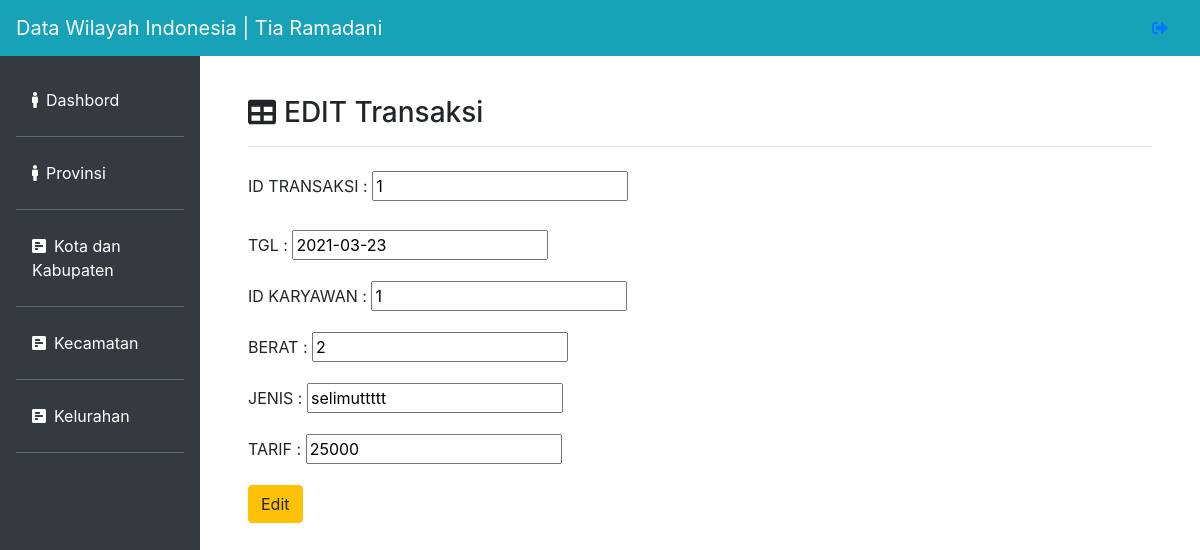
/edittransaksi.php?id_transaksi=1, run on the app's committed database.
### tables this page shows
CREATE TABLE `transaksi` (
  `id_transaksi` int(11) NOT NULL,
  `tgl` date NOT NULL,
  `id_karyawan` int(11) NOT NULL,
  `berat` int(11) NOT NULL,
  `jenis` varchar(50) NOT NULL,
  `tarif` int(11) NOT NULL,
  `total` int(11) NOT NULL
);

### edittransaksi.php (the view, shortened to what this page needs)
<?php
include"koneksidatabase.php";
?>
<?php
include"header.php";
 ?>
<?php
  $id_transaksi=$_GET["id_transaksi"];
  $query=mysqli_query($koneksi,"SELECT * FROM transaksi WHERE id_transaksi=$id_transaksi");
   $data=mysqli_fetch_array($query);
?>
<div class="col-md-10 p-5 pt-2">
    <h3> <i class="fas fa-table mr-2"></i></i>EDIT Transaksi</h3><hr>
         <form action="prosesedittransaksi.php" method="post">
         <div class="form-group mt-3 pt-2">
				    <label for="">ID TRANSAKSI : </label>
				    <input type="text" name="id_transaksi" value="<?=$data['id_transaksi'];?>" id="">
				  </div>
            <div class="form-group mt-3 pt-2">
				    <label for="tgl">TGL  : </label>
				    <input type="text" name="tgl" value="<?=$data['tgl'];?>" id="">
				  </div>
                  <div class="form-group">
				    <label for="no_telp mt-6 pt-2">ID KARYAWAN  : </label>
				    <input type="text" name="id_karyawan" value="<?=$data['id_karyawan'];?>" >
				  </div>
                  <div class="form-group">
				    <label for="no_telp mt-6 pt-2">BERAT  : </label>
				    <input type="text" name="berat" value="<?=$data['berat'];?>" >
				  </div>
                  <div class="form-group">
				    <label for="no_telp mt-6 pt-2">JENIS  : </label>
				    <input type="text" name="jenis" value="<?=$data['jenis'];?>" >
				  </div>
                  <div class="form-group">
				    <label for="no_telp mt-6 pt-2">TARIF : </label>
				    <input type="text" name="tarif" value="<?=$data['tarif'];?>" >
				  </div>
		<button type="submit" class="btn btn-warning" name="edit" value="edit">Edit</button>
		</form>
   </div>
<?php
include'footer.php';
?>

### data on the page
transaksi: id_transaksi "1", tgl "2021-03-23", id_karyawan "1", berat "2", jenis "selimuttttt", tarif "25000"
